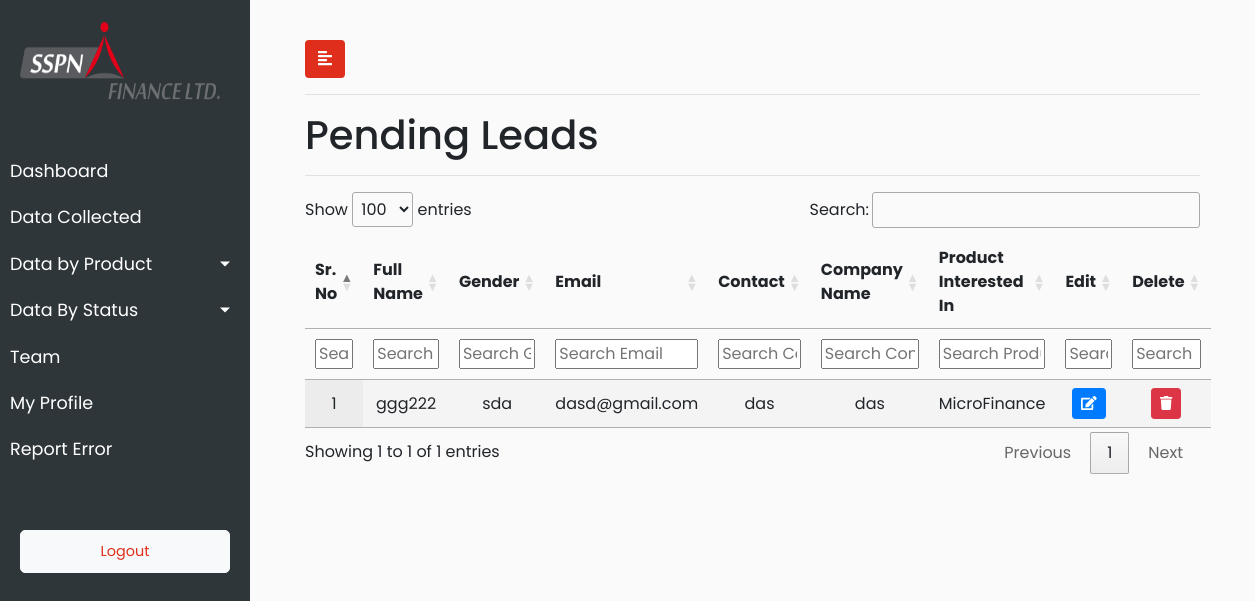
Before: /pending_status/ (signed in) with the older database file.
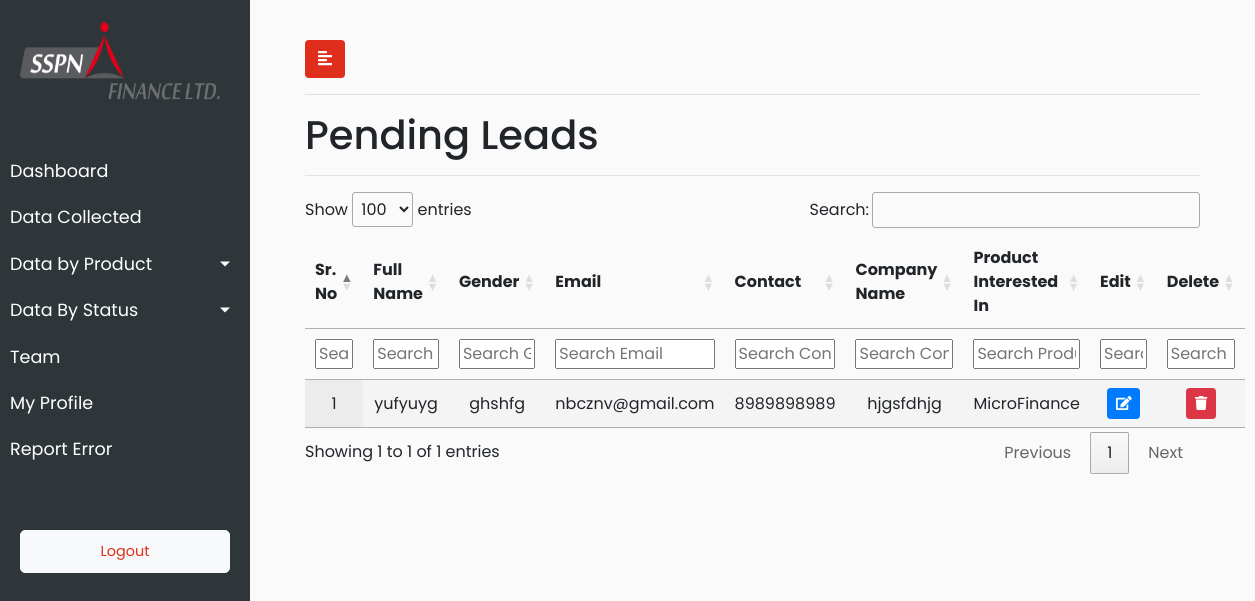
After: the same page with the newer database file.
### sspn_lead_manager_app/models.py (models this page shows, shortened)
class AllLeads(models.Model):
        city_choices=(('Mumbai','Mumbai'),
        ('Delhi','Delhi'),
        ('Banglore','Banglore'),
        ('Pune','Pune'),
        ('Ahmedabad','Ahmedabad'),
        ('Other','Other'))
        profession_type_choices=(('Salaried','Salaried'),
                        ('Business','Business'),
                        ('Self Employed','Self Employed'),
                        ('Other','Other'))
        product_type_choices=(('MicroFinance','MicroFinance'),
                        ('InstantSalary','InstantSalary'),
                        ('ConsumerFinance','ConsumerFinance'))
        status_type_choices=(('Pending','Pending'),
                        ('InProcess','InProcess'),
                        ('Approved','Approved'),
                        ('Rejected','Rejected'))
        sr_no = models.IntegerField(default=1)
        full_name = models.CharField(max_length=920)
        gender = models.CharField(max_length=920,blank=True)
        email = models.EmailField(max_length=920)
        contact = models.CharField(max_length=12,blank=True)
        company_name = models.CharField(max_length=920,blank=True)
        product_interested_in = models.CharField(choices=product_type_choices,max_length=920,blank=True)
        status = models.CharField(choices=status_type_choices,max_length=920,blank=True,default='Pending')
        date_of_entry = models.DateTimeField(default=timezone.now, null=True)
        city = models.CharField(choices=city_choices,max_length=920,blank=True)
        profession = models.CharField(choices=profession_type_choices,max_length=920,blank=True)
        class Meta:
            verbose_name_plural = "All Leads Lists"
            verbose_name = "Lead"

### sspn_lead_manager_app/views.py (the view)
# urls.py: path("pending_status/" , views.pending_status, name="Pending"),
@login_required(login_url='/user_login')
def pending_status(request):
    user_role = request.user.role
    pending_status = AllLeads.objects.all().filter(status='Pending')
    data = {'pending_status':pending_status,'user_role':user_role}
    return render(request,'sspn_lead_manager_app/pending_status.html',data)

### sspn_lead_manager_app/templates/sspn_lead_manager_app/pending_status.html (shortened to what this page needs)
{% extends 'sspn_lead_manager_app/base.html' %}
{% load static %}
{% block stylesheets %}
<link rel="stylesheet" href="//cdn.datatables.net/1.10.19/css/jquery.dataTables.min.css">
{% endblock stylesheets %}
{% block content %}
<h1>Pending Leads</h1>
<hr>
<div>
{% if pending_status %}
    <table id="test_table" class="display" style="width: 100%">
        <thead>
            <tr>
                <th scope="col">Sr. No</th>
                <th scope="col">Full Name</th>
                <th scope="col">Gender</th>
                <th scope="col">Email</th>
                <th scope="col">Contact</th>
                <th scope="col">Company Name</th>
                <th scope="col">Product Interested In</th>
                <th scope="col">Edit</th>
                {% if user_role == 1 %}
                <th scope="col">Delete</th>
                {% endif %}
            </tr>
             <tr>
                <th>Sr. No</th>
                <th>Full Name</th>
                <th>Gender</th>
                <th>Email</th>
                <th>Contact</th>
                <th>Company Name</th>
                <th>Product Interested In</th>
                <th>Edit</th>
                {% if user_role == 1 %}
                <th>Delete</th>
                {% endif %}
            </tr>
        </thead>
        <tbody>
        {% for pendingstatus in pending_status %}
            <tr>
                <td>{{ pendingstatus.sr_no }}</td>
                <td>{{ pendingstatus.full_name }}</td>
                <td>{{ pendingstatus.gender }}</td>
                <td>{{ pendingstatus.email }}</td>
                <td>{{ pendingstatus.contact }}</td>
                <td>{{ pendingstatus.company_name }}</td>
                <td>{{ pendingstatus.product_interested_in }}</td>
                <td>
                            <button type="button" class="update-lead btn btn-sm btn-primary" data-id="{% url 'sspn_lead_manager_app:leads_status_update' pendingstatus.pk %}">
                                <span class="fa fa-edit"></span>
                            </button>
                        </td>
                        {% if user_role == 1 %}
                        <td>
                            <button type="button" class="delete-lead btn btn-sm btn-danger" data-id="{% url 'sspn_lead_manager_app:leads_status_delete' pendingstatus.pk %}">
                                <span class="fa fa-trash"></span>
                            </button>
                        </td>
                        {% endif %}
            </tr>
            {% endfor %}
            </tbody>
    </table>
    {% else %}
            <p class="no-leads text-primary">No entry added yet.</p>
    {% endif %}
</div>
{% endblock %}

Changed rows visible on the page:
removed AllLeads: sr_no "1", full_name "ggg222", gender "sda", email "dasd@gmail.com", contact "das", company_name "das", product_interested_in "MicroFinance"
added AllLeads: sr_no "1", full_name "yufyuyg", gender "ghshfg", email "nbcznv@gmail.com", contact "8989898989", company_name "hjgsfdhjg", product_interested_in "MicroFinance"
